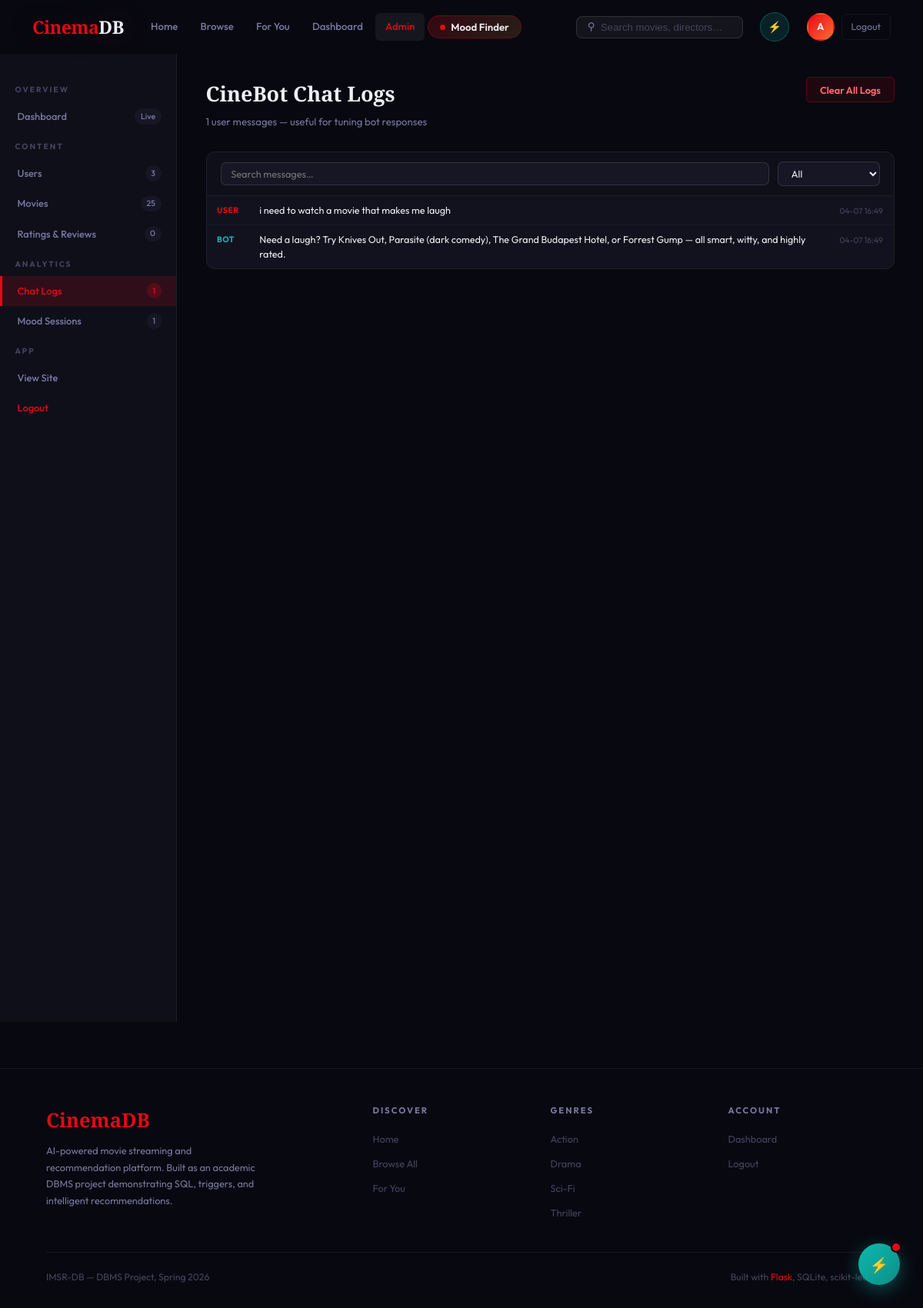
The app's page /admin?tab=chatlogs (signed in) with its own data.
### tables this page shows
CREATE TABLE chat_logs (
            id         INTEGER PRIMARY KEY AUTOINCREMENT,
            user_id    INTEGER,
            role       TEXT NOT NULL,
            message    TEXT NOT NULL,
            ts         TIMESTAMP DEFAULT CURRENT_TIMESTAMP,
            FOREIGN KEY(user_id) REFERENCES users(id) ON DELETE SET NULL
        );

### app.py (the view, shortened to what this page needs)
@app.route("/admin")
@admin_required
def admin():
    db = get_db()
    tab = request.args.get("tab", "overview")
    users      = db.execute("SELECT id,username,email,role,created FROM users ORDER BY created DESC").fetchall()
    total_favs = db.execute("SELECT COUNT(*) as c FROM favorites").fetchone()["c"]
    total_rat  = db.execute("SELECT COUNT(*) as c FROM ratings").fetchone()["c"]
    total_hist = db.execute("SELECT COUNT(*) as c FROM watch_history").fetchone()["c"]
    total_moods= db.execute("SELECT COUNT(*) as c FROM mood_sessions").fetchone()["c"]
    total_chats= db.execute("SELECT COUNT(*) as c FROM chat_logs WHERE role='user'").fetchone()["c"]
    all_ratings = []
    chat_logs_data = []
    mood_data = []
    if tab == "chatlogs":
        chat_logs_data = db.execute(
            "SELECT cl.id, cl.role, cl.message, cl.ts, COALESCE(u.username,'Guest') as username "
            "FROM chat_logs cl LEFT JOIN users u ON cl.user_id=u.id "
            "ORDER BY cl.ts DESC LIMIT 200"
        ).fetchall()
    return render_template("admin.html",
                           tab=tab,
                           users=users,
                           all_movies=get_all_movies(),
                           all_ratings=all_ratings,
                           chat_logs_data=chat_logs_data,
                           mood_data=mood_data,
                           total_movies=len(get_all_movies()),
                           total_users=len(users),
                           total_favs=total_favs,
                           total_ratings=total_rat,
                           total_hist=total_hist,
                           total_moods=total_moods,
                           total_chats=total_chats,
                           genres=get_genres(),
                           user=current_user())

### app.py (called while the page is built)
def get_db():
    db = getattr(g, "_db", None)
    if db is None:
        db = g._db = sqlite3.connect(DATABASE)
        db.row_factory = sqlite3.Row
        db.execute("PRAGMA foreign_keys = ON")
    return db

def admin_required(f):
    @wraps(f)
    def wrapped(*a, **kw):
        if "user_id" not in session or session.get("role") != "admin":
            return redirect(url_for("home"))
        return f(*a, **kw)
    return wrapped

def current_user():
    if "user_id" not in session: return None
    return get_db().execute("SELECT * FROM users WHERE id=?", (session["user_id"],)).fetchone()

### recommendation.py (called while the page is built)
def get_all_movies():         return SEED_MOVIES

def get_genres():
    g = set()
    for m in SEED_MOVIES:
        for x in m["genre"].split("|"): g.add(x.strip())
    return sorted(g)

### templates/admin.html (shortened to what this page needs)
{% extends "base.html" %}
{% block content %}
<div class="admin-wrap">
  <aside class="admin-side">
    <div class="side-section">Overview</div>
    <a class="side-link {% if tab=='overview' %}active{% endif %}" href="{{ url_for('admin', tab='overview') }}">Dashboard <span class="sct">Live</span></a>
    <div class="side-section">Content</div>
    <a class="side-link {% if tab=='users'   %}active{% endif %}" href="{{ url_for('admin', tab='users') }}">Users <span class="sct">{{ total_users }}</span></a>
    <a class="side-link {% if tab=='movies'  %}active{% endif %}" href="{{ url_for('admin', tab='movies') }}">Movies <span class="sct">{{ total_movies }}</span></a>
    <a class="side-link {% if tab=='ratings' %}active{% endif %}" href="{{ url_for('admin', tab='ratings') }}">Ratings &amp; Reviews <span class="sct">{{ total_ratings }}</span></a>
    <div class="side-section">Analytics</div>
    <a class="side-link {% if tab=='chatlogs' %}active{% endif %}" href="{{ url_for('admin', tab='chatlogs') }}">Chat Logs <span class="sct">{{ total_chats }}</span></a>
    <a class="side-link {% if tab=='moods'   %}active{% endif %}" href="{{ url_for('admin', tab='moods') }}">Mood Sessions <span class="sct">{{ total_moods }}</span></a>
    <div class="side-section">App</div>
    <a class="side-link" href="{{ url_for('home') }}">View Site</a>
    <a class="side-link" href="{{ url_for('logout') }}" style="color:var(--accent);">Logout</a>
  </aside>
  <main class="admin-main">
    {% if tab == 'overview' %}
    <div class="pg-hd">
      <h2>Admin Dashboard</h2>
      <p>Live platform snapshot &mdash; auto-refreshes every 30 seconds</p>
    </div>
    <div class="stat-grid">
      <div class="sbox" onclick="location='{{ url_for('admin',tab='users') }}'">  <div class="sbox-n" id="sv-users">{{ total_users }}</div>   <div class="sbox-l">Users</div></div>
      <div class="sbox" onclick="location='{{ url_for('admin',tab='movies') }}'"> <div class="sbox-n" id="sv-movies">{{ total_movies }}</div>  <div class="sbox-l">Films</div></div>
      <div class="sbox"><div class="sbox-n" id="sv-favs">{{ total_favs }}</div>      <div class="sbox-l">Favourites</div></div>
      <div class="sbox" onclick="location='{{ url_for('admin',tab='ratings') }}'"><div class="sbox-n" id="sv-ratings">{{ total_ratings }}</div><div class="sbox-l">Ratings</div></div>
      <div class="sbox"><div class="sbox-n" id="sv-hist">{{ total_hist }}</div>       <div class="sbox-l">Watch Events</div></div>
      <div class="sbox" onclick="location='{{ url_for('admin',tab='moods') }}'">  <div class="sbox-n" id="sv-moods">{{ total_moods }}</div>   <div class="sbox-l">Mood Sessions</div></div>
      <div class="sbox" onclick="location='{{ url_for('admin',tab='chatlogs') }}'"><div class="sbox-n" id="sv-chats">{{ total_chats }}</div>  <div class="sbox-l">Chat Messages</div></div>
    </div>
    <div class="tc" style="margin-bottom:1.5rem;">
      <div class="tc-hd"><h3>Engagement Overview</h3><span style="color:var(--muted);font-size:.8rem;">Relative metrics</span></div>
      <div style="padding:1.2rem 1.5rem;">
        {% set mx = [total_hist, 1]|max %}
        {% for lbl,val in [('Watch History',total_hist),('Favourites',total_favs),('Ratings',total_ratings),('Mood Sessions',total_moods),('Chat Messages',total_chats)] %}
        <div style="margin-bottom:1rem;">
          <div style="display:flex;justify-content:space-between;font-size:.82rem;margin-bottom:.3rem;">
            <span style="color:var(--muted);">{{ lbl }}</span>
            <span style="font-weight:700;color:var(--accent);">{{ val }}</span>
          </div>
          <div class="bar-wrap"><div class="bar-fill" style="width:{{ [[((val / mx) * 100)|int, 100]|min, 2]|max }}%"></div></div>
        </div>
        {% endfor %}
      </div>
    </div>
    <div class="tc">
      <div class="tc-hd"><h3>Recent Signups</h3><a href="{{ url_for('admin',tab='users') }}" style="font-size:.82rem;color:var(--muted);">All users</a></div>
      <div class="tc-sc">
        <table><thead><tr><th>Username</th><th>Email</th><th>Role</th><th>Joined</th></tr></thead><tbody>
          {% for u in users[:8] %}
          <tr>
            <td style="font-weight:600;">{{ u.username }}</td>
            <td style="color:var(--muted);">{{ u.email }}</td>
            <td><span class="rbadge {% if u.role=='admin' %}radmin{% else %}ruser{% endif %}">{{ u.role }}</span></td>
            <td style="color:var(--dim);">{{ u.created[:10] if u.created else '—' }}</td>
          </tr>
          {% endfor %}
        </tbody></table>
      </div>
    </div>
    {% elif tab == 'chatlogs' %}
    <div class="pg-hd" style="display:flex;align-items:flex-start;justify-content:space-between;flex-wrap:wrap;gap:1rem;">
      <div><h2>CineBot Chat Logs</h2><p>{{ total_chats }} user messages — useful for tuning bot responses</p></div>
      <button class="ab ab-del" style="padding:.5rem 1.1rem;font-size:.85rem;" onclick="clearLogs()">Clear All Logs</button>
    </div>
    {% if chat_logs_data %}
    <div class="tc">
      <div class="tf">
        <input class="ts" placeholder="Search messages…" oninput="filterChat(this.value)"/>
        <select class="tsel" onchange="filterChatRole(this.value)">
          <option value="">All</option>
        </select>
      </div>
      <div id="cl-list" style="max-height:580px;overflow-y:auto;">
        {% for row in chat_logs_data %}
        <div class="cl-item" data-role="{{ row.role }}" data-msg="{{ row.message|lower }}">
          <span class="cl-role {{ row.role }}">{{ row.role }}</span>
          <span class="cl-msg">{{ row.message }}</span>
          <span class="cl-ts">{{ row.ts[5:16] if row.ts else '' }}</span>
        </div>
        {% endfor %}
      </div>
    </div>
    {% else %}
    <div style="text-align:center;padding:4rem;color:var(--muted);">No chat logs yet. They appear once users interact with CineBot.</div>
    {% endif %}
    {% endif %}
  </main>
</div>
{% endblock %}

### templates/base.html (shortened to what this page needs)
<!DOCTYPE html>
<html lang="en">
<head>
  <link rel="stylesheet" href="{{ url_for('static', filename='css/style.css') }}"/>
</head>
<body>
<nav class="navbar" id="navbar">
  <a href="{{ url_for('home') }}" class="nav-logo">Cinema<span>DB</span></a>
  <div class="nav-links">
    <a href="{{ url_for('home') }}"      class="{% if request.endpoint=='home'      %}active{% endif %}">Home</a>
    <a href="{{ url_for('search') }}"    class="{% if request.endpoint=='search'    %}active{% endif %}">Browse</a>
    <a href="{{ url_for('recommend') }}" class="{% if request.endpoint=='recommend' %}active{% endif %}">For You</a>
    {% if session.user_id %}
    <a href="{{ url_for('dashboard') }}" class="{% if request.endpoint=='dashboard' %}active{% endif %}">Dashboard</a>
    {% endif %}
    {% if session.role == 'admin' %}
    <a href="{{ url_for('admin') }}"     class="{% if request.endpoint=='admin'     %}active{% endif %}">Admin</a>
    {% endif %}
    <button class="nav-mood-btn" id="open-mood" type="button">
      <span class="mood-dot"></span> Mood Finder
    </button>
  </div>
  <form id="nav-search-form" class="nav-search" action="{{ url_for('search') }}" method="GET">
    <button type="submit" style="background:none;border:none;cursor:pointer;color:var(--muted);font-size:.9rem;">&#9906;</button>
    <input type="text" name="q" placeholder="Search movies, directors…" value="{{ request.args.get('q','') }}"/>
  </form>
  <button class="nav-chat-btn" id="toggle-chat" title="CineBot Assistant" type="button">&#9889;</button>
  <div class="nav-right">
    {% if session.user_id %}
      <div class="nav-avatar" title="{{ session.username }}">{{ session.username[0].upper() }}</div>
      <a href="{{ url_for('logout') }}" style="font-size:.82rem;color:var(--muted);padding:.4rem .8rem;border:1px solid var(--border);border-radius:7px;transition:all .2s;"
         onmouseover="this.style.color='var(--accent)';this.style.borderColor='var(--accent)'"
         onmouseout="this.style.color='var(--muted)';this.style.borderColor='var(--border)'">Logout</a>
    {% else %}
      <a href="{{ url_for('login') }}"  class="btn-sm btn-sm-ghost">Login</a>
      <a href="{{ url_for('signup') }}" class="btn-sm btn-sm-red">Sign Up</a>
    {% endif %}
  </div>
</nav>
{% block content %}{% endblock %}
<button class="chatbot-fab" id="chatbot-fab" type="button" title="Chat with CineBot">
  &#9889;<span class="fab-badge"></span>
</button>
<footer>
  <div class="footer-grid">
    <div class="footer-brand">
      <div class="logo">CinemaDB</div>
      <p>AI-powered movie streaming and recommendation platform. Built as an academic DBMS project demonstrating SQL, triggers, and intelligent recommendations.</p>
    </div>
    <div class="footer-col">
      <h5>Discover</h5>
      <ul>
        <li><a href="{{ url_for('home') }}">Home</a></li>
        <li><a href="{{ url_for('search') }}">Browse All</a></li>
        <li><a href="{{ url_for('recommend') }}">For You</a></li>
      </ul>
    </div>
    <div class="footer-col">
      <h5>Genres</h5>
      <ul>
        <li><a href="{{ url_for('search', genre='Action') }}">Action</a></li>
        <li><a href="{{ url_for('search', genre='Drama') }}">Drama</a></li>
        <li><a href="{{ url_for('search', genre='Sci-Fi') }}">Sci-Fi</a></li>
        <li><a href="{{ url_for('search', genre='Thriller') }}">Thriller</a></li>
      </ul>
    </div>
    <div class="footer-col">
      <h5>Account</h5>
      <ul>
        {% if session.user_id %}
        <li><a href="{{ url_for('dashboard') }}">Dashboard</a></li>
        <li><a href="{{ url_for('logout') }}">Logout</a></li>
        {% else %}
        <li><a href="{{ url_for('login') }}">Login</a></li>
        <li><a href="{{ url_for('signup') }}">Sign Up</a></li>
        {% endif %}
      </ul>
    </div>
  </div>
  <div class="footer-bottom">
    <span>IMSR-DB &mdash; DBMS Project, Spring 2026</span>
    <span>Built with <span class="red">Flask</span>, SQLite, scikit-learn</span>
  </div>
</footer>
</body>
</html>

### templates/admin.html (style rules this page uses)
.admin-wrap { display: grid; grid-template-columns: 230px 1fr; min-height: calc(100vh - var(--nav-h)); padding-top: var(--nav-h); }
.admin-side { background: var(--bg2); border-right: 1px solid var(--border); padding: 1.8rem 0; position: sticky; top: var(--nav-h); height: calc(100vh - var(--nav-h)); overflow-y: auto; }
.side-section { font-size:.68rem; font-weight:700; letter-spacing:2px; text-transform:uppercase; color:var(--dim); padding:.8rem 1.3rem .4rem; }
.side-link { display:flex; align-items:center; gap:.7rem; padding:.6rem 1.3rem; color:var(--muted); font-size:.86rem; font-weight:500; border-left:3px solid transparent; transition:all .18s; cursor:pointer; text-decoration:none; }
.side-link.active { color:var(--accent); border-left-color:var(--accent); background:var(--accent-dim); }
.side-link .sct { margin-left:auto; background:var(--bg3); border-radius:10px; padding:.1rem .5rem; font-size:.7rem; color:var(--muted); }
.side-link.active .sct { background:rgba(229,9,20,.2); color:var(--accent); }
.admin-main { padding:2rem 2.5rem; overflow-x:auto; }
.pg-hd { margin-bottom:1.8rem; }
.pg-hd h2 { font-family:var(--font-d); font-size:1.8rem; font-weight:900; }
.pg-hd p { color:var(--muted); font-size:.88rem; margin-top:.25rem; }
.tc { background:var(--card); border:1px solid var(--border); border-radius:12px; overflow:hidden; margin-bottom:1.5rem; }
.ab { padding:.22rem .65rem; border-radius:5px; font-size:.73rem; font-weight:600; cursor:pointer; transition:all .18s; border:none; }
.ab-del { background:rgba(229,9,20,.1); border:1px solid rgba(229,9,20,.3); color:#ff7070; }
.tf { padding:.8rem 1.2rem; border-bottom:1px solid var(--border); background:var(--bg2); display:flex; gap:.75rem; flex-wrap:wrap; align-items:center; }
.ts { background:var(--bg3); border:1px solid var(--border2); border-radius:7px; padding:.4rem .85rem; color:var(--text); font-size:.85rem; outline:none; flex:1; min-width:180px; font-family:var(--font-b); transition:border-color .2s; }
.tsel { background:var(--bg3); border:1px solid var(--border2); border-radius:7px; padding:.4rem .85rem; color:var(--text); font-size:.85rem; outline:none; font-family:var(--font-b); }
.cl-item { display:flex; gap:.75rem; padding:.58rem .9rem; border-bottom:1px solid rgba(255,255,255,.04); align-items:flex-start; }
.cl-item:last-child { border-bottom:none; }
.cl-role { flex-shrink:0; width:44px; font-size:.7rem; font-weight:700; letter-spacing:.5px; text-transform:uppercase; padding-top:.1rem; }
.cl-role.user { color:var(--accent); }
.cl-role.bot { color:var(--teal); }
.cl-msg { font-size:.84rem; line-height:1.55; flex:1; }
.cl-ts { font-size:.7rem; color:var(--dim); flex-shrink:0; padding-top:.15rem; }

### records on screen
chat_logs: role "USER", message "i need to watch a movie that makes me laugh", ts "04-07 16:49"
chat_logs: role "BOT", message "Need a laugh? Try Knives Out, Parasite (dark comedy), The Grand Budapest Hotel, or Forrest Gump — all smart, witty, and highly rated.", ts "04-07 16:49"

### other values on screen
{{ session.username[0].upper() }} "A"
{{ total_users }} "3"
{{ total_movies }} "25"
{{ total_ratings }} "0"
{{ total_chats }} "1"
{{ total_moods }} "1"
